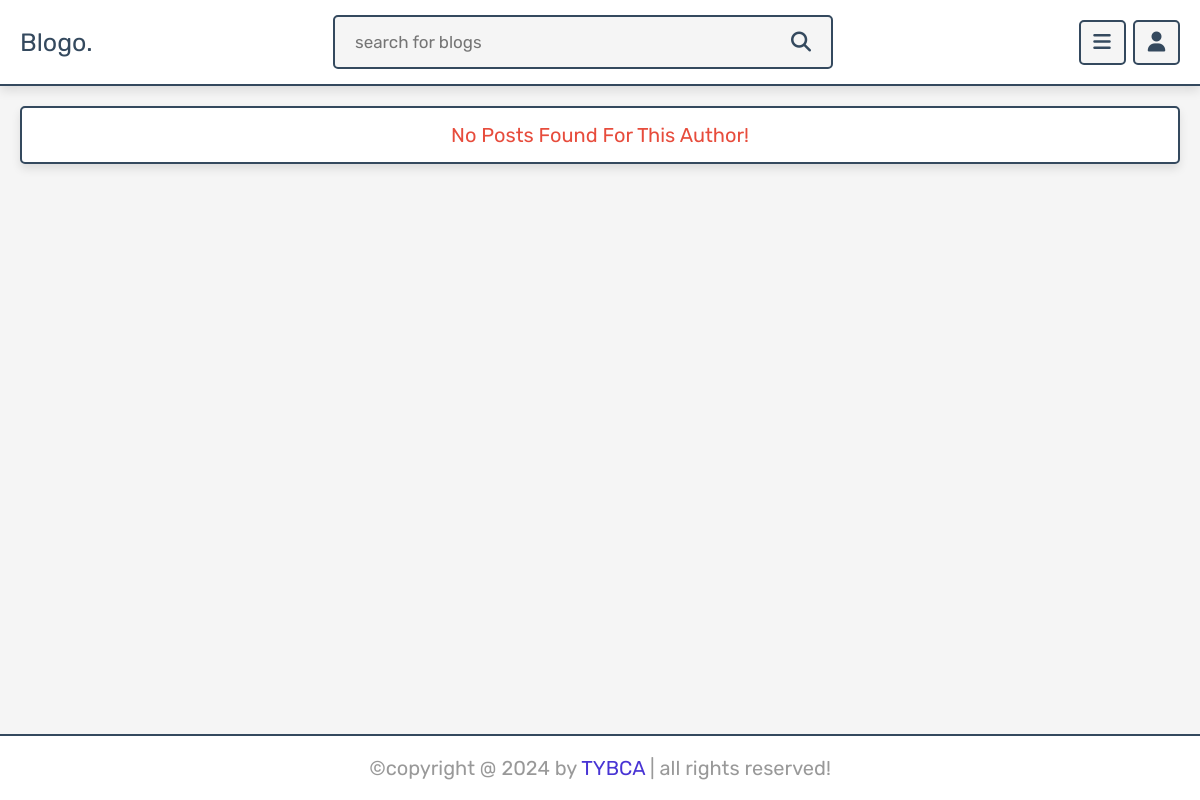
The page /author_posts.php?author=Henry on the database as committed earlier.
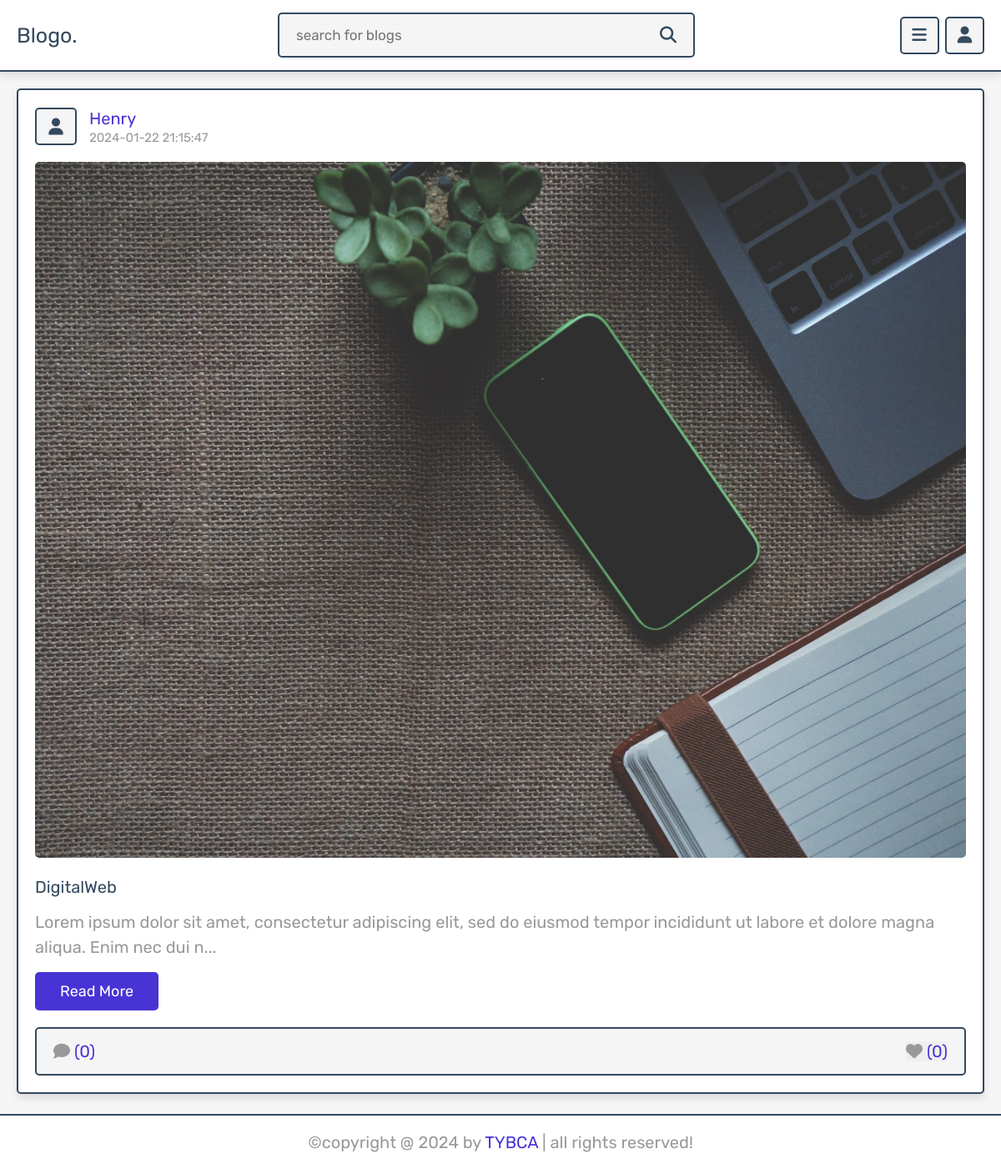
The same page on the database as committed later.
### tables this page shows
CREATE TABLE IF NOT EXISTS `posts` (
  `id` int(100) NOT NULL AUTO_INCREMENT,
  `admin_id` int(100) NOT NULL,
  `name` varchar(100) NOT NULL,
  `title` varchar(100) NOT NULL,
  `content` varchar(10000) NOT NULL,
  `category` varchar(50) NOT NULL,
  `image` varchar(100) NOT NULL,
  `date` datetime NOT NULL DEFAULT CURRENT_TIMESTAMP,
  `status` varchar(10) NOT NULL,
  PRIMARY KEY (`id`)
);

### author_posts.php (the view, shortened to what this page needs)
<?php
include 'components/connect.php';
if(isset($_SESSION['user_id'])){
   $user_id = $_SESSION['user_id'];
}else{
   $user_id = '';
};
if(isset($_GET['author'])){
   $author = $_GET['author'];
}else{
   $author = '';
}
?>
<!DOCTYPE html>
<html lang="en">
<head>
   <link rel="stylesheet" href="https://cdnjs.cloudflare.com/ajax/libs/font-awesome/6.1.1/css/all.min.css">
   <link rel="stylesheet" href="css/style.css">
</head>
<body>
<?php include 'components/user_header.php'; ?>
<section class="posts-container">
   <div class="box-container">
      <?php
         $select_posts = $conn->prepare("SELECT * FROM `posts` WHERE name = ? and status = ?");
         $select_posts->execute([$author, 'active']);
         if($select_posts->rowCount() > 0){
            while($fetch_posts = $select_posts->fetch(PDO::FETCH_ASSOC)){
            $post_id = $fetch_posts['id'];
            $count_post_comments = $conn->prepare("SELECT * FROM `comments` WHERE post_id = ?");
            $count_post_comments->execute([$post_id]);
            $total_post_comments = $count_post_comments->rowCount();
            $count_post_likes = $conn->prepare("SELECT * FROM `likes` WHERE post_id = ?");
            $count_post_likes->execute([$post_id]);
            $total_post_likes = $count_post_likes->rowCount();
            $confirm_likes = $conn->prepare("SELECT * FROM `likes` WHERE user_id = ? AND post_id = ?");
            $confirm_likes->execute([$user_id, $post_id]);
      ?>
      <form class="box" method="post">
         <div class="post-admin">
            <i class="fas fa-user"></i>
            <div>
               <a href="author_posts.php?author=<?= $fetch_posts['name']; ?>"><?= $fetch_posts['name']; ?></a>
               <div><?= $fetch_posts['date']; ?></div>
            </div>
         </div>
         <?php
            if($fetch_posts['image'] != ''){
         ?>
         <img src="uploaded_img/<?= $fetch_posts['image']; ?>" class="post-image" alt="">
         <?php
         }
         ?>
         <div class="post-title"><?= $fetch_posts['title']; ?></div>
         <div class="post-content content-150"><?= $fetch_posts['content']; ?></div>
         <a href="view_post.php?post_id=<?= $post_id; ?>" class="inline-btn">read more</a>
         <div class="icons">
            <a href="view_post.php?post_id=<?= $post_id; ?>"><i class="fas fa-comment"></i><span>(<?= $total_post_comments; ?>)</span></a>
            <button type="submit" name="like_post"><i class="fas fa-heart" style="<?php if($confirm_likes->rowCount() > 0){ echo 'color:var(--red);'; } ?>  "></i><span>(<?= $total_post_likes; ?>)</span></button>
         </div>
      </form>
      <?php
         }
      }else{
         echo '<p class="empty">no posts found for this author!</p>';
      }
      ?>
   </div>
</section>
<?php include 'components/footer.php'; ?>
</body>
</html>

Rows that differ between the two databases and show on the page:
added posts: name "Henry", date "2024-01-22 21:15:47", image (picture), title "DigitalWeb", content "Lorem ipsum dolor sit amet, consectetur adipiscing elit, sed do eiusmod tempor incididunt ut labore et dolore magna aliqua. Enim nec dui n", total_post_comments "0", total_post_likes "0"
Other text that changed with them:
text no longer shown: "No Posts Found For This Author!"
